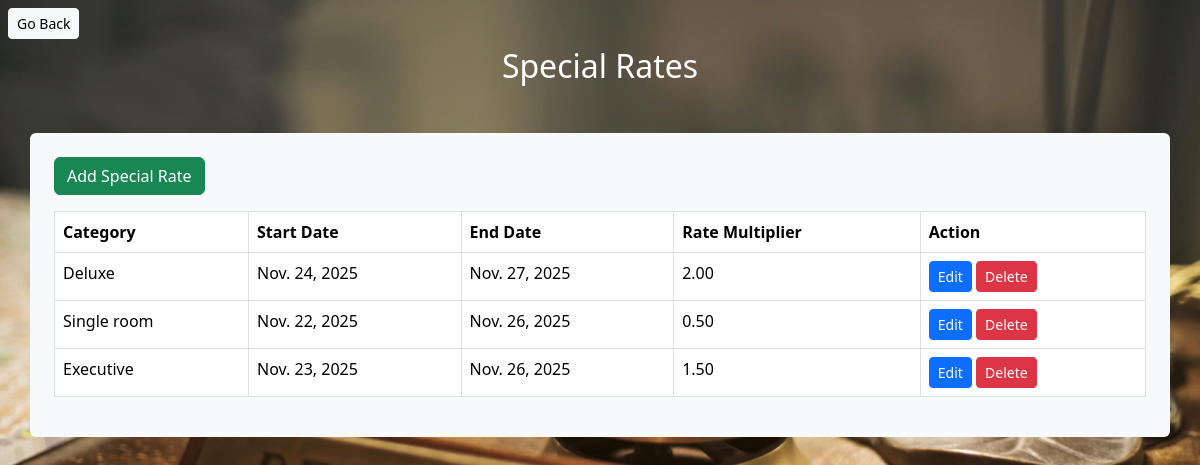
The app's page /specialrate_list/ (signed in) with its own data.
### hotelapp/models.py (models this page shows, shortened)
class SpecialRate(models.Model):
    room_category = models.ForeignKey(RoomCategory, on_delete=models.CASCADE, related_name='special_rates')
    start_date = models.DateField()
    end_date = models.DateField()
    rate_multiplier = models.DecimalField(max_digits=5, decimal_places=2, default=1.0)

class RoomCategory(models.Model):
    name = models.CharField(max_length=100, unique=True)
    base_price = models.DecimalField(max_digits=8, decimal_places=2)

### hotelapp/views.py (the view)
# urls.py: path('specialrate_list/',views.specialrate_list,name='specialrate_list'),
@login_required
def specialrate_list(request):
    rates = SpecialRate.objects.all()
    return render(request, "specialrate_list.html", {"rates": rates})

### templates/specialrate_list.html
{% extends "admin_base.html" %}
{% block content %}
<a href="{% url 'admin_home' %}" class="btn btn-sm btn-light m-2">Go Back</a>
<h2 class="text-center text-white">Special Rates</h2>
<div class="container mt-5 bg-light p-4 rounded">
  <a href="{% url 'specialrate_add' %}" class="btn btn-success mb-3"> Add Special Rate</a>
  <table class="table table-bordered">
    <tr>
      <th>Category</th>
      <th>Start Date</th>
      <th>End Date</th>
      <th>Rate Multiplier</th>
      <th>Action</th>
    </tr>
    {% for rate in rates %}
    <tr>
      <td>{{ rate.room_category.name }}</td>
      <td>{{ rate.start_date }}</td>
      <td>{{ rate.end_date }}</td>
      <td>{{ rate.rate_multiplier }}</td>
      <td>
        <a href="{% url 'specialrate_edit' rate.id %}" class="btn btn-sm btn-primary">Edit</a>
        <a href="{% url 'specialrate_delete' rate.id %}" class="btn btn-sm btn-danger">Delete</a>
      </td>
    </tr>
    {% endfor %}
  </table>
</div>
{% endblock %}

### records on screen
SpecialRate: room_category.name "Deluxe", start_date "Nov. 24, 2025", end_date "Nov. 27, 2025", rate_multiplier "2.00"
SpecialRate: room_category.name "Single room", start_date "Nov. 22, 2025", end_date "Nov. 26, 2025", rate_multiplier "0.50"
SpecialRate: room_category.name "Executive", start_date "Nov. 23, 2025", end_date "Nov. 26, 2025", rate_multiplier "1.50"
